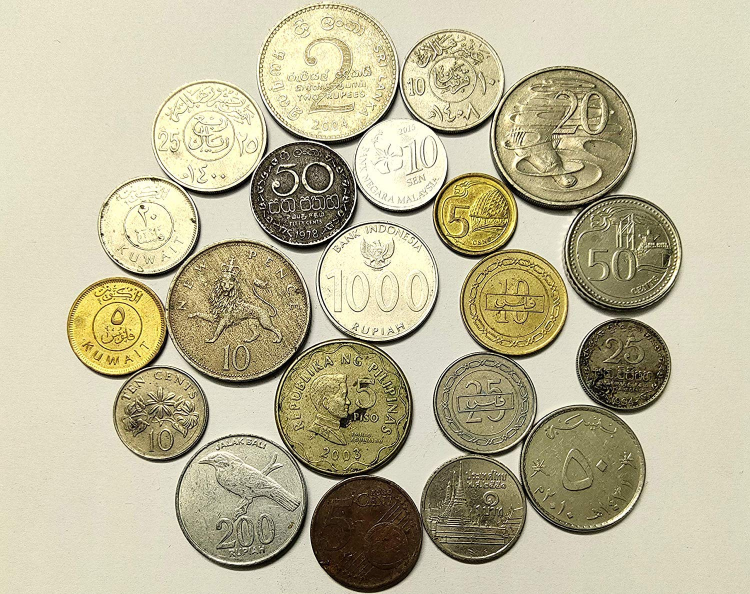
#> input picture resources/coins.jpg, 1500 x 1188 px (shown at 1/2 size)
$ python morphological_operations.py
#> lines starting #> are read from the running program, lines starting #| are printed output that depends on the picture; after the words box and inside, x2 and y2 are one past the last pixel; in counts of white or black regions, pixels touching at a corner belong together
import cv2
import numpy as np

image = cv2.resize(cv2.imread("resources/coins.jpg"), (500, 396))


def image_to_binary(image):
    im_hsv = cv2.cvtColor(image, cv2.COLOR_BGR2HSV)
#> im_hsv: shape (396, 500, 3); mean H, S, V 24.9, 63.7, 190
    low_hsv = np.array([0, 40, 0])
    high_hsv = np.array([179, 255, 255])
    return cv2.inRange(im_hsv, low_hsv, high_hsv)
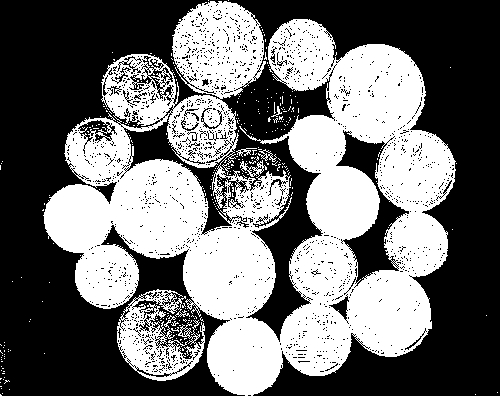
#> returned value: shape (396, 500); 44.2% white; 286 white regions (281 under 20 px), largest, box (x1, y1, x2, y2) and area: (43, 1, 456, 396) 82836, (117, 289, 205, 381) 3784, (258, 149, 277, 162) 78, (236, 148, 257, 157) 62, (271, 106, 282, 117) 33


def morphological_operations(mask):
    kernel = np.ones((5, 5), np.uint8)
    dilatation = cv2.dilate(mask, kernel, iterations=1)
#> dilatation: shape (396, 500); 55.9% white; 27 black regions (8 under 20 px), largest, box (x1, y1, x2, y2) and area: (0, 0, 231, 396) 39752, (233, 0, 500, 396) 36983, (256, 142, 318, 332) 3365
    erosion = cv2.erode(dilatation, kernel, iterations=1)
#> erosion: shape (396, 500); 50.6% white; 18 black regions, largest, box (x1, y1, x2, y2) and area: (0, 0, 233, 396) 42032, (231, 0, 500, 396) 39193, (236, 132, 320, 334) 4973
    dilatation = cv2.dilate(erosion, kernel, iterations=1)
    erosion = cv2.erode(dilatation, kernel, iterations=1)
    kernel = cv2.getStructuringElement(cv2.MORPH_ELLIPSE, (5, 5))
    dilatation = cv2.dilate(erosion, kernel, iterations=2)
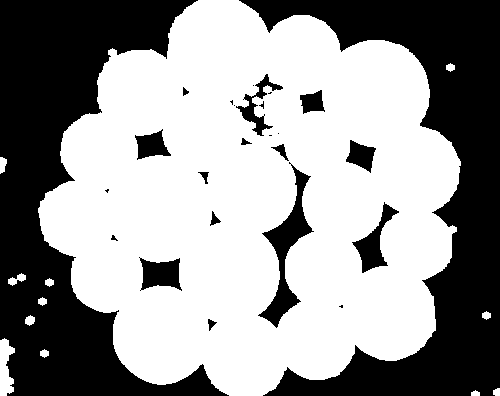
#> dilatation: shape (396, 500); 59.1% white; 25 black regions (9 under 20 px), largest, box (x1, y1, x2, y2) and area: (0, 0, 229, 396) 38156, (239, 0, 500, 396) 35569, (258, 162, 314, 328) 2450
    erosion = cv2.erode(dilatation, kernel, iterations=15)
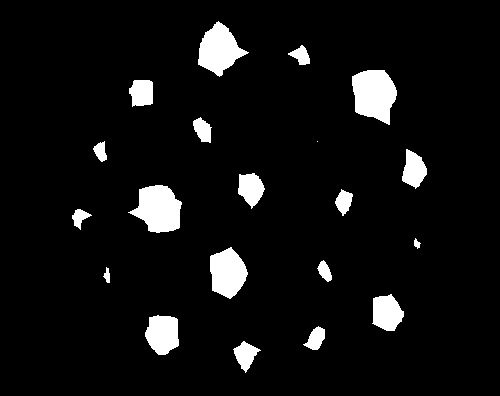
#> erosion: shape (396, 500); 6.3% white; 20 white regions (1 under 20 px), largest, box (x1, y1, x2, y2) and area: (352, 70, 397, 125) 1819, (128, 185, 182, 233) 1727, (198, 21, 249, 77) 1554
    return cv2.dilate(erosion, kernel, iterations=10)
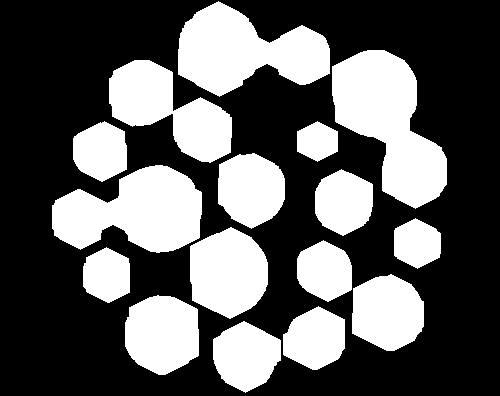
#> returned value: shape (396, 500); 36.5% white; 16 white regions, largest, box (x1, y1, x2, y2) and area: (332, 50, 447, 209) 10159, (52, 165, 202, 253) 8840, (178, 1, 330, 97) 8728

if __name__ == "__main__":
    mask = image_to_binary(image)
    image_dil = morphological_operations(mask)

    dilatation_zeros = image_dil * 0
#> dilatation_zeros: shape (396, 500); every value is 0
    mask_zeros = mask * 0

    merged_dilatation = cv2.merge([dilatation_zeros, dilatation_zeros, image_dil])
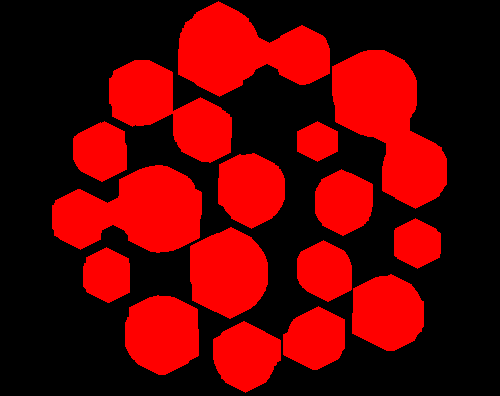
#> merged_dilatation: shape (396, 500, 3); mean of channels 0, 1, 2 0, 0, 93.1; drawn as B, G, R
    merged_mask = cv2.merge([mask_zeros, mask, mask_zeros])
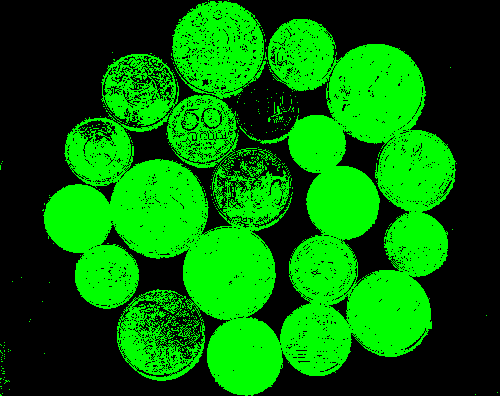
#> merged_mask: shape (396, 500, 3); mean of channels 0, 1, 2 0, 112.6, 0; drawn as B, G, R
    final_result = cv2.add(merged_dilatation, merged_mask)
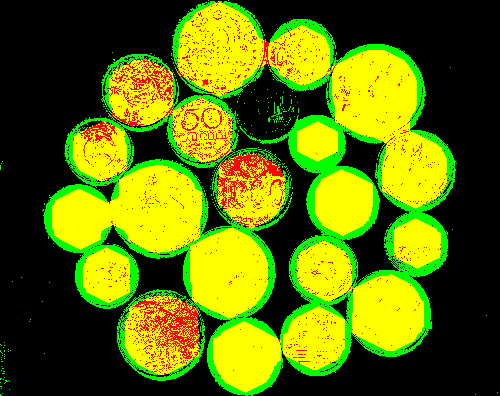
#> final_result: shape (396, 500, 3); mean of channels 0, 1, 2 0, 112.6, 93.1; drawn as B, G, R

    cv2.imshow("merged dilatation", merged_dilatation)
    cv2.imshow("mask", merged_mask)
    cv2.imshow("dilatation and mask", final_result)

    cv2.waitKey(0)
